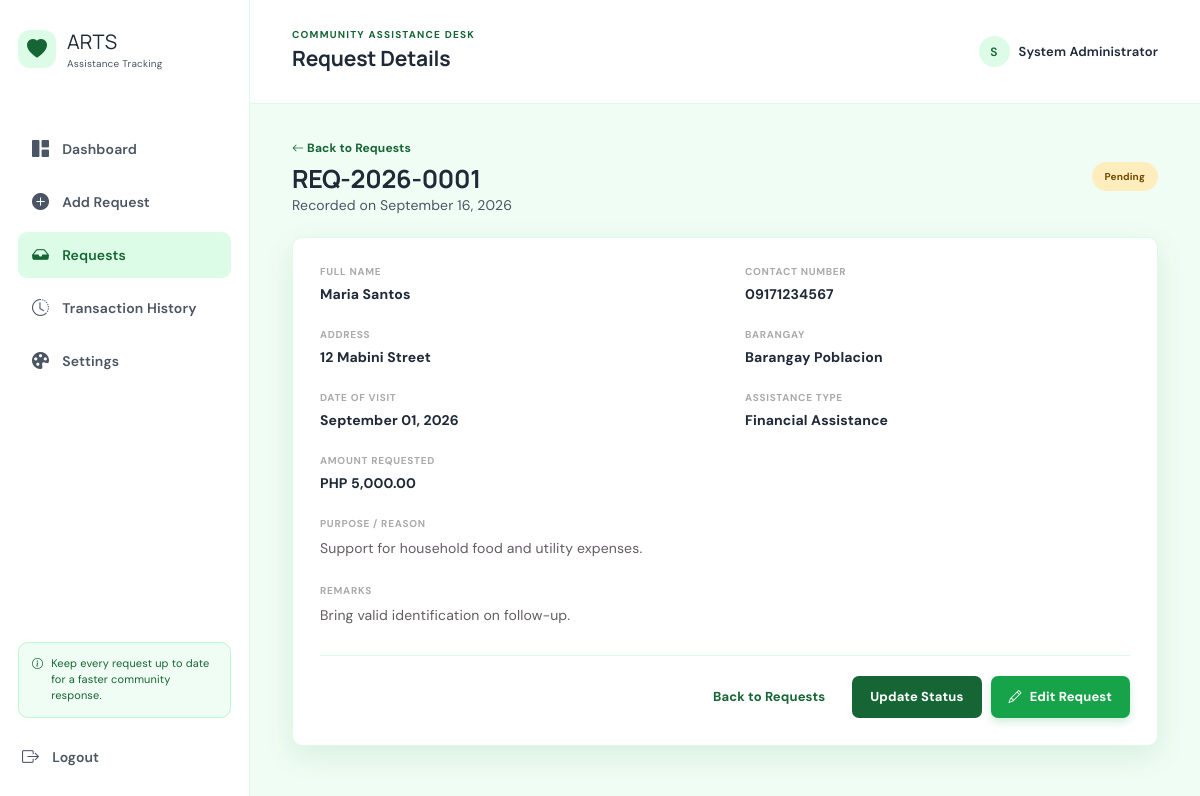
The page /view_request.php?id=1 (signed in) on the database its author committed.
### tables this page shows
CREATE TABLE IF NOT EXISTS requests (
    id INT AUTO_INCREMENT PRIMARY KEY,
    request_id VARCHAR(20) NOT NULL UNIQUE,
    full_name VARCHAR(120) NOT NULL,
    address VARCHAR(255) NOT NULL,
    barangay VARCHAR(100) NOT NULL,
    contact_number VARCHAR(30) NOT NULL,
    date_of_visit DATE NOT NULL,
    purpose TEXT NOT NULL,
    assistance_type VARCHAR(60) NOT NULL,
    amount_requested DECIMAL(12,2) NOT NULL DEFAULT 0,
    remarks TEXT,
    status ENUM('Pending', 'Approved', 'Completed', 'Rejected') NOT NULL DEFAULT 'Pending',
    created_at TIMESTAMP DEFAULT CURRENT_TIMESTAMP,
    updated_at TIMESTAMP DEFAULT CURRENT_TIMESTAMP ON UPDATE CURRENT_TIMESTAMP
);

### inc/functions.php (called while the page is built, shortened)
<?php
function e($value) {
    return htmlspecialchars((string) $value, ENT_QUOTES, 'UTF-8');
}
function status_class($status) {
    $classes = array(
        'Pending' => 'status-pending',
        'Approved' => 'status-approved',
        'Completed' => 'status-completed',
        'Rejected' => 'status-rejected'
    );
    return $classes[$status] ?? 'status-pending';
}
function format_amount($amount) {
    return number_format((float) $amount, 2);
}
?>

### public/view_request.php (the view, shortened to what this page needs)
<?php
require_once __DIR__ . '/../inc/auth.php'; require_once __DIR__ . '/../config/database.php';
$id = (int) ($_GET['id'] ?? 0); $statement = $pdo->prepare('SELECT * FROM requests WHERE id = ?'); $statement->execute(array($id)); $request = $statement->fetch();
$page_title = 'Request Details'; $active_page = 'requests'; include __DIR__ . '/../inc/header.php';
?>
<div class="detail-heading"><div><a class="back-link" href="requests.php"><i class="bi bi-arrow-left"></i> Back to Requests</a><h2 class="section-title"><?= e($request['request_id']); ?></h2><p class="muted">Recorded on <?= e(date('F d, Y', strtotime($request['created_at']))); ?></p></div><span class="status large-status <?= e(status_class($request['status'])); ?>"><?= e($request['status']); ?></span></div><section class="panel detail-panel"><div class="detail-grid"><div><span class="detail-label">Full Name</span><strong><?= e($request['full_name']); ?></strong></div><div><span class="detail-label">Contact Number</span><strong><?= e($request['contact_number']); ?></strong></div><div><span class="detail-label">Address</span><strong><?= e($request['address']); ?></strong></div><div><span class="detail-label">Barangay</span><strong><?= e($request['barangay']); ?></strong></div><div><span class="detail-label">Date of Visit</span><strong><?= e(date('F d, Y', strtotime($request['date_of_visit']))); ?></strong></div><div><span class="detail-label">Assistance Type</span><strong><?= e($request['assistance_type']); ?></strong></div><div><span class="detail-label">Amount Requested</span><strong>PHP <?= e(format_amount($request['amount_requested'])); ?></strong></div><div class="detail-wide"><span class="detail-label">Purpose / Reason</span><p><?= nl2br(e($request['purpose'])); ?></p></div><div class="detail-wide"><span class="detail-label">Remarks</span><p><?= $request['remarks'] ? nl2br(e($request['remarks'])) : 'No remarks added.'; ?></p></div></div><div class="form-actions"><a href="requests.php" class="btn btn-light">Back to Requests</a><a href="update_status.php?id=<?= e($id); ?>" class="btn btn-dark">Update Status</a><a href="edit_request.php?id=<?= e($id); ?>" class="btn btn-primary"><i class="bi bi-pencil"></i> Edit Request</a></div></section>
<?php include __DIR__ . '/../inc/footer.php'; ?>

### public/css/style.css (style rules this page uses)
:root { --ink:#1F2937;--muted:#4B5563;--pink:#16A34A;--pink-dark:#166534;--pink-soft:#DCFCE7;--line:#DCFCE7;--surface:#fff;--canvas:#F0FDF4;--shadow:0 8px 28px rgba(48,29,38,.06) }
* { box-sizing:border-box }
body { margin:0;background:var(--canvas);color:var(--ink);font:14px 'DM Sans',sans-serif }
h1,h2,h3,p { margin-top:0 }
h1,h2 { font-family:Manrope,sans-serif }
a { color:inherit;text-decoration:none }
.muted { color:var(--muted);margin-bottom:0 }
.welcome-row,.form-intro,.detail-heading,.panel-heading { display:flex;align-items:center;justify-content:space-between;gap:20px }
.section-title { font-size:25px;margin:5px 0 0 }
.btn { border:0;border-radius:7px;padding:11px 16px;display:inline-flex;align-items:center;justify-content:center;gap:8px;font-weight:700;font-size:13px }
.btn-primary { background:var(--pink);color:#fff;box-shadow:0 4px 9px #16A34A33 }
.btn-dark { background:var(--ink);color:#fff }
.btn-light { background:#f5f3f4;color:#5d585d }
.stat-card,.panel { background:var(--surface);border:1px solid var(--line);border-radius:10px;box-shadow:var(--shadow) }
.panel { overflow:hidden }
.status { display:inline-flex;align-items:center;gap:3px;border-radius:20px;padding:5px 9px;font-size:10px;font-weight:700 }
.status-pending { color:#ae771c;background:#fff5df }
.large-status { padding:8px 13px }
.form-actions { display:flex;justify-content:flex-end;gap:9px;margin-top:28px;padding-top:20px;border-top:1px solid var(--line) }
.back-link { color:var(--pink-dark);font-weight:700;font-size:12px }
.detail-heading { margin-bottom:23px }
.detail-panel { padding:27px }
.detail-grid { display:grid;grid-template-columns:1fr 1fr;gap:25px 40px }
.detail-grid>div { display:flex;flex-direction:column;gap:7px }
.detail-label { color:#aaa;font-size:10px;text-transform:uppercase;letter-spacing:.07em;font-weight:700 }
.detail-grid strong { font-size:14px }
.detail-grid p { color:#625d62;line-height:1.6;margin:0 }
.detail-wide { grid-column:1/-1 }

### public/css/friendly.css (style rules this page uses)
:root { --ink: #1F2937; --muted: #4B5563; --green: #16A34A; --green-dark: #166534; --green-soft: #DCFCE7; --green-pale: #F0FDF4; --pink: var(--green); --pink-dark: var(--green-dark); --pink-soft: var(--green-soft); --canvas: #F0FDF4; --line: #DCFCE7; --surface: #FFFFFF; --surface-muted: #F0FDF4; --focus: #86EFAC; --border-strong: #BBF7D0; --shadow-color: rgba(22, 101, 52, .10); }
body { letter-spacing: .01em; }
.topbar h1, .section-title { letter-spacing: -.01em; }
.btn { min-height: 42px; padding: 11px 18px; transition: transform .15s ease, box-shadow .15s ease, background .15s ease; }
.btn-primary { background: var(--green); color: #FFFFFF; }
.btn-dark { background: var(--green-dark); color: #FFFFFF; }
.panel, .stat-card { box-shadow: 0 10px 30px var(--shadow-color); }
.text-link, .back-link, .clear-filter, .icon-link, .action-links a { color: var(--green-dark); }
.status-pending { color: #714900; background: #FFEDBD; }
.btn-light { color: var(--green-dark); background: var(--surface); border-color: var(--border-strong); }
.panel, .stat-card, .form-panel, .detail-panel, .confirm-box, .login-form-card { border-color: var(--line); background: var(--surface); }
.panel-heading, .detail-heading, .table-wrap { border-color: var(--line); }

### rows shown on the page
requests: request "REQ-2026-0001", created_at "September 16, 2026", status "Pending", full_name "Maria Santos", contact_number "09171234567", address "12 Mabini Street", barangay "Barangay Poblacion", date_of_visit "September 01, 2026", assistance_type "Financial Assistance", amount_requested "5,000.00", purpose "Support for household food and utility expenses.", remarks "Bring valid identification on follow-up."

### other values the page prints
$page_title "Request Details"
substr($_SESSION['full_name'] ?? 'A', 0, 1) "S"
$_SESSION['full_name'] "System Administrator"
